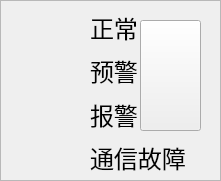
     <widget class="QFrame" name="frame_7">
      <property name="geometry">
       <rect>
        <x>3</x>
        <y>360</y>
        <width>221</width>
        <height>181</height>
       </rect>
      </property>
      <property name="font">
       <font>
        <stylestrategy>PreferAntialias</stylestrategy>
       </font>
      </property>
      <property name="frameShape">
       <enum>QFrame::StyledPanel</enum>
      </property>
      <property name="frameShadow">
       <enum>QFrame::Raised</enum>
      </property>
      <widget class="QLabel" name="label_153">
       <property name="geometry">
        <rect>
         <x>30</x>
         <y>10</y>
         <width>40</width>
         <height>35</height>
        </rect>
       </property>
       <property name="font">
        <font>
         <stylestrategy>PreferAntialias</stylestrategy>
        </font>
       </property>
       <property name="styleSheet">
        <string notr="true">border-image: url(:/picture/gasgun_green_R.png);</string>
       </property>
       <property name="text">
        <string/>
       </property>
      </widget>
      <widget class="QLabel" name="label_154">
       <property name="geometry">
        <rect>
         <x>30</x>
         <y>53</y>
         <width>40</width>
         <height>35</height>
        </rect>
       </property>
       <property name="font">
        <font>
         <stylestrategy>PreferAntialias</stylestrategy>
        </font>
       </property>
       <property name="styleSheet">
        <string notr="true">border-image: url(:/picture/gasgun_yello_R.png);</string>
       </property>
       <property name="text">
        <string/>
       </property>
      </widget>
      <widget class="QLabel" name="label_155">
       <property name="geometry">
        <rect>
         <x>30</x>
         <y>97</y>
         <width>40</width>
         <height>35</height>
        </rect>
       </property>
       <property name="font">
        <font>
         <stylestrategy>PreferAntialias</stylestrategy>
        </font>
       </property>
       <property name="styleSheet">
        <string notr="true">border-image: url(:/picture/gasgun_red_R.png);</string>
       </property>
       <property name="text">
        <string/>
       </property>
      </widget>
      <widget class="QLabel" name="label_156">
       <property name="geometry">
        <rect>
         <x>30</x>
         <y>140</y>
         <width>40</width>
         <height>35</height>
        </rect>
       </property>
       <property name="font">
        <font>
         <stylestrategy>PreferAntialias</stylestrategy>
        </font>
       </property>
       <property name="styleSheet">
        <string notr="true">border-image: url(:/picture/gasgun_blue_R.png);</string>
       </property>
       <property name="text">
        <string/>
       </property>
      </widget>
      <widget class="QLabel" name="label_157">
       <property name="geometry">
        <rect>
         <x>90</x>
         <y>10</y>
         <width>51</width>
         <height>35</height>
        </rect>
       </property>
       <property name="font">
        <font>
         <pointsize>18</pointsize>
         <weight>50</weight>
         <bold>false</bold>
         <stylestrategy>PreferAntialias</stylestrategy>
        </font>
       </property>
       <property name="text">
        <string>正常</string>
       </property>
      </widget>
      <widget class="QLabel" name="label_158">
       <property name="geometry">
        <rect>
         <x>90</x>
         <y>53</y>
         <width>51</width>
         <height>35</height>
        </rect>
       </property>
       <property name="font">
        <font>
         <pointsize>18</pointsize>
         <weight>50</weight>
         <bold>false</bold>
         <stylestrategy>PreferAntialias</stylestrategy>
        </font>
       </property>
       <property name="text">
        <string>预警</string>
       </property>
      </widget>
      <widget class="QLabel" name="label_159">
       <property name="geometry">
        <rect>
         <x>90</x>
         <y>97</y>
         <width>51</width>
         <height>35</height>
        </rect>
       </property>
       <property name="font">
        <font>
         <pointsize>18</pointsize>
         <weight>50</weight>
         <bold>false</bold>
         <stylestrategy>PreferAntialias</stylestrategy>
        </font>
       </property>
       <property name="text">
        <string>报警</string>
       </property>
      </widget>
      <widget class="QLabel" name="label_160">
       <property name="geometry">
        <rect>
         <x>90</x>
         <y>140</y>
         <width>121</width>
         <height>35</height>
        </rect>
       </property>
       <property name="font">
        <font>
         <pointsize>18</pointsize>
         <weight>50</weight>
         <bold>false</bold>
         <stylestrategy>PreferAntialias</stylestrategy>
        </font>
       </property>
       <property name="text">
        <string>通信故障</string>
       </property>
      </widget>
      <widget class="QToolButton" name="toolButton">
       <property name="geometry">
        <rect>
         <x>140</x>
         <y>20</y>
         <width>61</width>
         <height>111</height>
        </rect>
       </property>
       <property name="font">
        <font>
         <stylestrategy>PreferAntialias</stylestrategy>
        </font>
       </property>
       <property name="focusPolicy">
        <enum>Qt::StrongFocus</enum>
       </property>
       <property name="autoFillBackground">
        <bool>false</bool>
       </property>
       <property name="styleSheet">
        <string notr="true">border-image: url(:/picture/jiayouji.png);</string>
       </property>
       <property name="text">
        <string/>
       </property>
       <property name="iconSize">
        <size>
         <width>40</width>
         <height>35</height>
        </size>
       </property>
       <property name="checkable">
        <bool>false</bool>
       </property>
      </widget>
     </widget>
